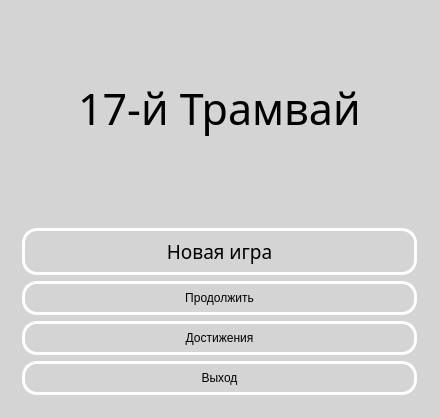
<?xml version="1.0" encoding="UTF-8"?>
<ui version="4.0">
 <class>MainWindow</class>
 <widget class="QMainWindow" name="MainWindow">
  <property name="geometry">
   <rect>
    <x>0</x>
    <y>0</y>
    <width>439</width>
    <height>417</height>
   </rect>
  </property>
  <property name="windowTitle">
   <string>Tram17</string>
  </property>
  <widget class="QWidget" name="centralWidget">
   <property name="styleSheet">
    <string notr="true">QPushButton 
{ 
	font: 75 14pt &quot;DS Eraser Cyr&quot;;
background-color: rgb(212, 212, 212);
border-style: outset;
border-radius: 15px;
border-width: 3px;
border-color: white;
padding: 7px;
}
QPushButton:hover
{ 
background-color: black;
color: white;
 }
QPushButton:pressed
{
border-style: inset;
}
QWidget#centralWidget {
background-color: rgb(212, 212, 212);}</string>
   </property>
   <layout class="QVBoxLayout" name="verticalLayout_2">
    <item alignment="Qt::AlignHCenter|Qt::AlignVCenter">
     <widget class="QLabel" name="titleLabel">
      <property name="font">
       <font>
        <family>DS Eraser Cyr</family>
        <pointsize>32</pointsize>
        <weight>50</weight>
        <bold>false</bold>
        <underline>false</underline>
       </font>
      </property>
      <property name="styleSheet">
       <string notr="true"/>
      </property>
      <property name="text">
       <string>17-й Трамвай</string>
      </property>
     </widget>
    </item>
    <item alignment="Qt::AlignBottom">
     <widget class="QWidget" name="verticalWidget" native="true">
      <layout class="QVBoxLayout" name="verticalLayout">
       <item>
        <widget class="QPushButton" name="newGameButton">
         <property name="font">
          <font>
           <family>DS Eraser Cyr</family>
           <pointsize>14</pointsize>
           <weight>9</weight>
           <italic>false</italic>
           <bold>false</bold>
          </font>
         </property>
         <property name="text">
          <string>Новая игра</string>
         </property>
        </widget>
       </item>
       <item>
        <widget class="QPushButton" name="continueButton">
         <property name="text">
          <string>Продолжить</string>
         </property>
        </widget>
       </item>
       <item>
        <widget class="QPushButton" name="achievementsButton">
         <property name="text">
          <string>Достижения</string>
         </property>
        </widget>
       </item>
       <item>
        <widget class="QPushButton" name="quitButton">
         <property name="text">
          <string>Выход</string>
         </property>
        </widget>
       </item>
      </layout>
     </widget>
    </item>
   </layout>
  </widget>
 </widget>
 <layoutdefault spacing="6" margin="11"/>
 <resources/>
 <connections/>
</ui>
